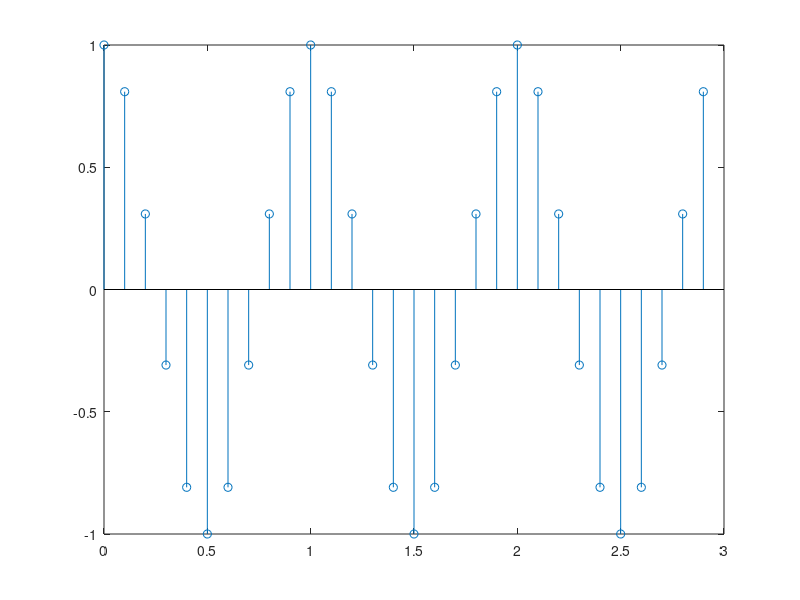
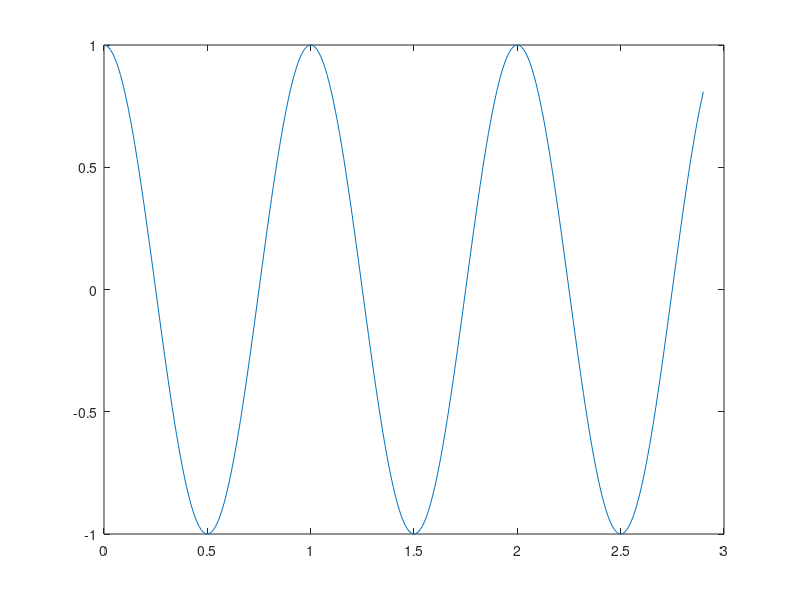

MATLAB code for these plots, in order:
n= [0:29];
x= cos(2*pi*n/10);

t = [0:29]/10;
y = cos(2*pi*t);
stem(t, y)
hold on
t2 = [0:290]/100;
y2 = cos(2*pi*t2);
figure();
plot(t2, y2)